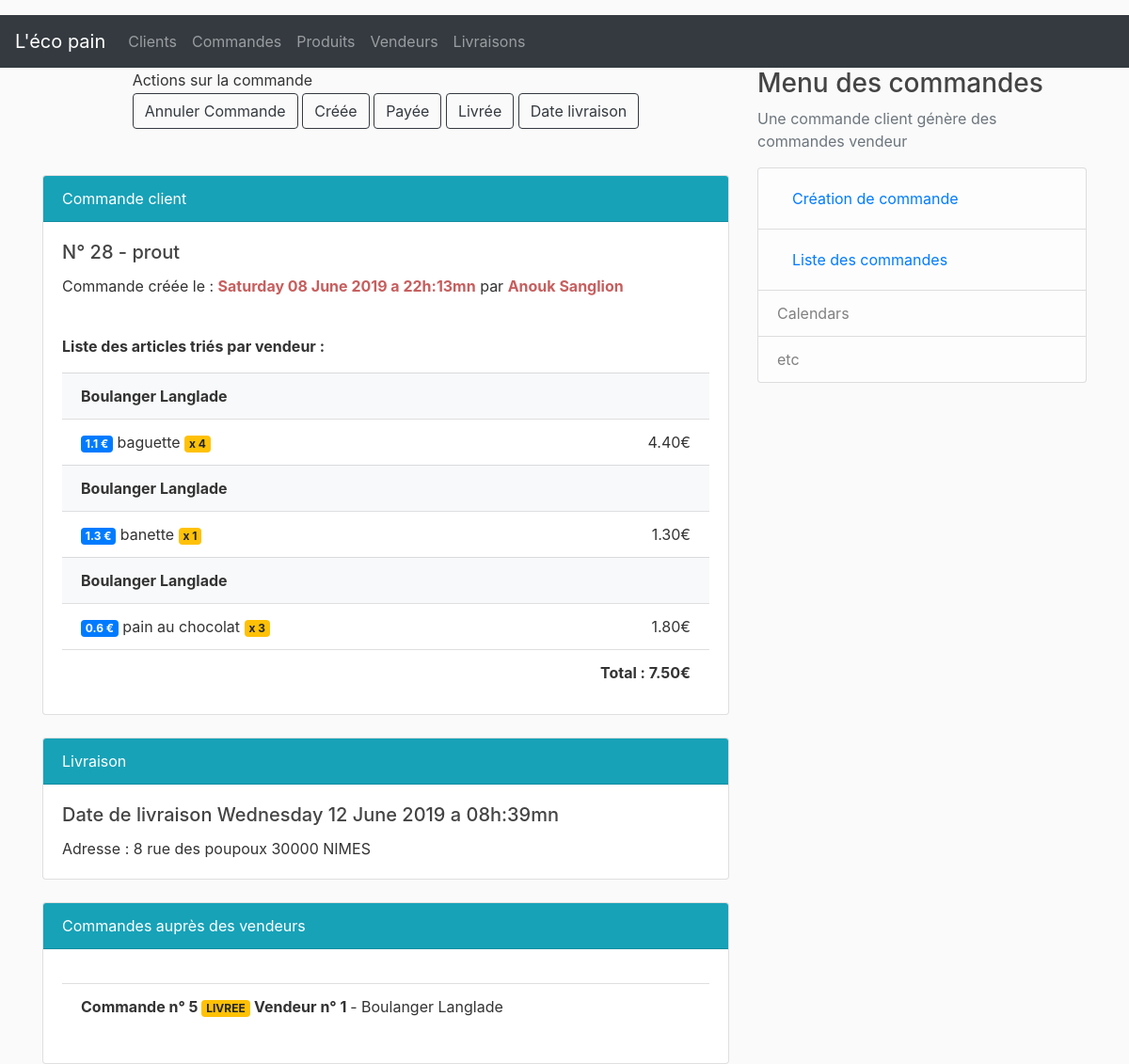
Page /orders/28 on the committed database.
### lecopain/dao/models.py (models this page shows, shortened)
class CustomerOrder(db.Model)   :
    __tablename__               = 'customer_orders'
    id                          = db.Column(db.Integer, primary_key                             = True)
    title                       = db.Column(db.String(50), nullable                             = False)
    created_at                  = db.Column(db.DateTime, nullable                               = False, default = datetime.utcnow)
    customer_id                 = db.Column(db.Integer, db.ForeignKey('customers.id'), nullable = False)
    status                      = db.Column(db.String(20), nullable                             = False)
    vendorOrders                = db.relationship('VendorOrder', backref = 'customerOrder', lazy = True)
    delivery                    = db.relationship('Delivery', uselist=False)
    delivery_dt                 = db.Column(db.DateTime)
    payement_status             = db.Column(db.String(20), nullable                             = False)

class Customer(db.Model)        :
    __tablename__               = 'customers'
    id                          = db.Column(db.Integer, primary_key                             = True)
    firstname                   = db.Column(db.String(50), nullable                             = False)
    lastname                    = db.Column(db.String(50), nullable                             = False)
    address                     = db.Column(db.String(200))
    cp                          = db.Column(db.String(20))
    city                        = db.Column(db.String(50))
    email                       = db.Column(db.String(200), nullable                            = False)
    created_at                  = db.Column(db.DateTime, nullable                               = False, default = datetime.utcnow)
    orders                      = db.relationship('CustomerOrder', backref                      = 'owner', lazy  = True)

class Product(db.Model)      :
    __tablename__            = 'products'
    id                       = db.Column(db.Integer, primary_key = True)
    name                     = db.Column(db.String(50), nullable = False)
    description              = db.Column(db.String(250))
    price                    = db.Column(db.Float)
    status                   = db.Column(db.String(20))
    selections               = db.relationship('CustomerOrder', secondary = 'order_product', backref = db.backref('selected_products'))
    vendor_id                = db.Column(db.Integer, db.ForeignKey('vendors.id'), nullable = False)

class Vendor(db.Model)        :
    __tablename__             = 'vendors'
    id                        = db.Column(db.Integer, primary_key  = True)
    name                      = db.Column(db.String(50), nullable  = False)
    email                     = db.Column(db.String(200), nullable = False)
    products                  = db.relationship('Product', backref = 'vendor', lazy = True)
    vendorOrders              = db.relationship('VendorOrder', backref = 'vendor', lazy = True)

class Order_product(db.Model) :
    __tablename__             = 'order_product'
    order_id                  = db.Column(db.Integer, db.ForeignKey('customer_orders.id'), primary_key = True)
    product_id                = db.Column(db.Integer, db.ForeignKey('products.id'), primary_key        = True)
    quantity                  = db.Column(db.Integer)
    price                     = db.Column(db.Float)

class VendorOrder(db.Model)   :
    __tablename__             = 'vendor_orders'
    id                        = db.Column(db.Integer, primary_key                                      = True)
    title                     = db.Column(db.String(50), nullable                                      = False)
    vendor_id                 = db.Column(db.Integer, db.ForeignKey('vendors.id'), nullable      = False)
    customer_order_id         = db.Column(db.Integer, db.ForeignKey('customer_orders.id'), nullable    = False)
    status                    = db.Column(db.String(20), nullable                                      = False)

### lecopain/controllers/order_controller.py (the view)
@order_page.route("/orders/<int:order_id>", methods=['GET', 'POST'])
def order(order_id):
    order = CustomerOrder.query.get_or_404(order_id)
    price = orderServices.calculate_delivery(order)
    print("price : " + str(price))
    customer = Customer.query.get_or_404(order.customer_id)
    products = order.selected_products
    products.sort(key=lambda x: x.vendor_id, reverse=True)
    sorted_products = sorted(products, key=lambda x: x.vendor_id, reverse=True)
    bought_items = Order_product.query.filter(Order_product.order_id == order.id).all()
    return render_template('/orders/order.html', order=order, bought_items=bought_items, products=sorted_products, customer=customer)

### lecopain/templates/orders/order.html (shortened to what this page needs)
{% extends "layout.html" %}
{% block content %}
  <table align="center">
    <tr>
      <td valign="center">Actions sur la commande</td>
    </tr>
    <tr>
      <td>
        <a href="/orders/update/{{ order.id }}/annulation" class="btn btn-outline-dark" >Annuler Commande </a>
        <a href="/orders/update/{{ order.id }}/created" class="btn btn-outline-dark" >Créée </a>
        <a href="/orders/update/{{ order.id }}/paid" class="btn btn-outline-dark">Payée</a>
        <a href="/orders/update/{{ order.id }}/delivered" class="btn btn-outline-dark">Livrée</a>
        <a href="/orders/update/{{ order.id }}/time" class="btn btn-outline-dark">Date livraison</a>
      </td>
    </tr>
  </table>
<br>
<br>
    <div class="card  " >
        <div class="card-header text-white bg-info">
                Commande client
        </div>
        <div class="card-body">
          <h5 class="card-title"> N° {{order.id}} - {{order.title}}</h5>
          <p class="card-text">Commande créée le : <b style="color:rgb(199, 94, 94);">{{ order.created_at.strftime('%A %d %B %Y a %Hh:%Mmn' ) }}</b> par <b style="color:rgb(199, 94, 94);">{{customer.firstname}} {{customer.lastname}}</b></p>
          <br>
          <p><b>Liste des articles triés par vendeur :</b></p>
          <ul class="list-group list-group-flush">
          {% set total = {'value': 0.00} %}
          {% set vendor = {'value': ''} %}
          {% for product in order.selected_products %}
            {% if vendor.value != product.vendor.name %}
            <li class="list-group-item bg-light">
                    <b>{{product.vendor.name}}</b>
                    {% set vendor = {'value': product.vendor.name} %}
            </li>
            {% endif%}
            <li class="list-group-item">
              <span class="badge badge-primary">{{product.price}} €</span>
              {{product.name}}
                {% for product_order in bought_items %}
                    {% if product_order.product_id == product.id %}
                    <span class="badge badge-warning">x {{product_order.quantity}}</span>
                    <span style="float: right"> {{ "%.2f"|format(product_order.quantity * product.price) }}€</span>
                    {% endif%}
                {% endfor %}
            </li>
          {% endfor %}
          <li class="list-group-item">
                <b><span style="float: right">Total : {{ "%.2f"|format(total.value|float) }}€</span></b>
          </li>
        </ul>
        </div>
      </div>
      <br>
      <div class="card">
          <div class="card-header text-white bg-info">
                  Livraison
          </div>
          <div class="card-body">
            <h5 class="card-title">Date de livraison {{ order.delivery_dt.strftime('%A %d %B %Y a %Hh:%Mmn') }}</h5>
            <p class="card-text">Adresse  : {{ customer.address }} {{ customer.cp }} {{ customer.city }} </p>
          </div>
        </div>
        <br>
        <div class="card">
            <div class="card-header text-white bg-info" >
                    Commandes auprès des vendeurs
            </div>
            <div class="card-body">
                <ul class="list-group list-group-flush">
                {% for vendorOrder in order.vendorOrders %}
                <li class="list-group-item">
                    <b>Commande n° {{vendorOrder.id}} </b>  <span class="badge badge-warning">{{vendorOrder.status}}</span>
                    <b>Vendeur n° {{vendorOrder.vendor.id}} </b> - {{vendorOrder.vendor.name}}</p>
                </li>
                {% endfor %}
                </ul>
            </div>
          </div>
{% endblock %}
{% block right_menu %}
<div class="content-section">
    <h3>Menu des commandes</h3>
    <p class='text-muted'>Une commande client génère des commandes vendeur
        <ul class="list-group">
        <li class="list-group-item list-group-item-light">
                <a class="nav-link" href="/orders/new">Création de commande</a></li>
        <li class="list-group-item list-group-item-light">
                <a class="nav-link" href="/orders">Liste des commandes</a></li>
        <li class="list-group-item list-group-item-light">Calendars</li>
        <li class="list-group-item list-group-item-light">etc</li>
        </ul>
    </p>
</div>
{% endblock %}

### lecopain/static/main.css (style rules this page uses)
body { background: #fafafa; color: #333333; margin-top: 1rem; }
h1, h2, h3, h4, h5, h6 { color:#444444; }

### rows in the picture
CustomerOrder: id "28", title "prout", created_at "Saturday 08 June 2019 a 22h:13mn", delivery_dt "Wednesday 12 June 2019 a 08h:39mn"
Customer: firstname "Anouk", lastname "Sanglion", address "8 rue des poupoux", cp "30000", city "NIMES"
Product: vendor.name "Boulanger Langlade", price "1.1", name "baguette"
Order_product: quantity "4", product_order.quantity*product.price "4.40"
Product: vendor.name "Boulanger Langlade", price "1.3", name "banette"
Order_product: quantity "1", product_order.quantity*product.price "1.30"
Product: vendor.name "Boulanger Langlade", price "0.6", name "pain au chocolat"
Order_product: quantity "3", product_order.quantity*product.price "1.80"
VendorOrder: id "5", status "LIVREE", vendor.id "1", vendor.name "Boulanger Langlade"

### other values in the picture
{{ "%.2f"|format(total.value|float) }} "7.50"
